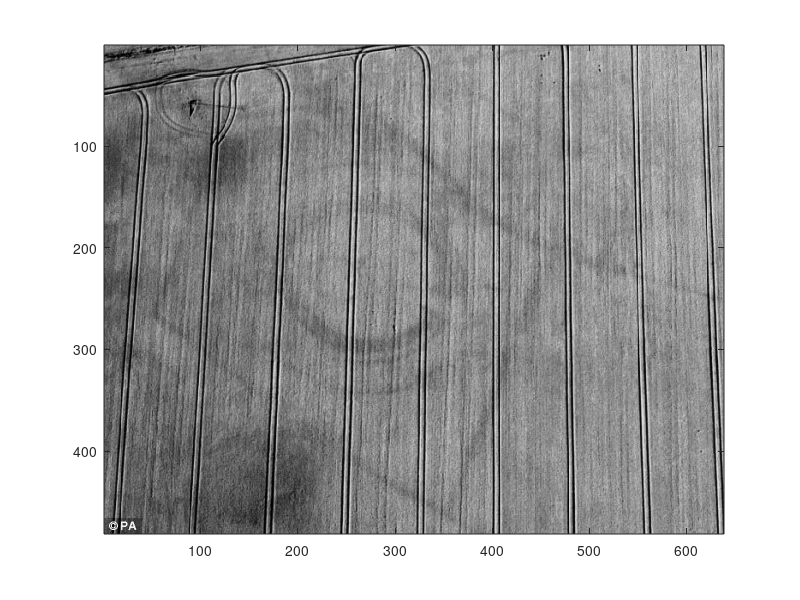
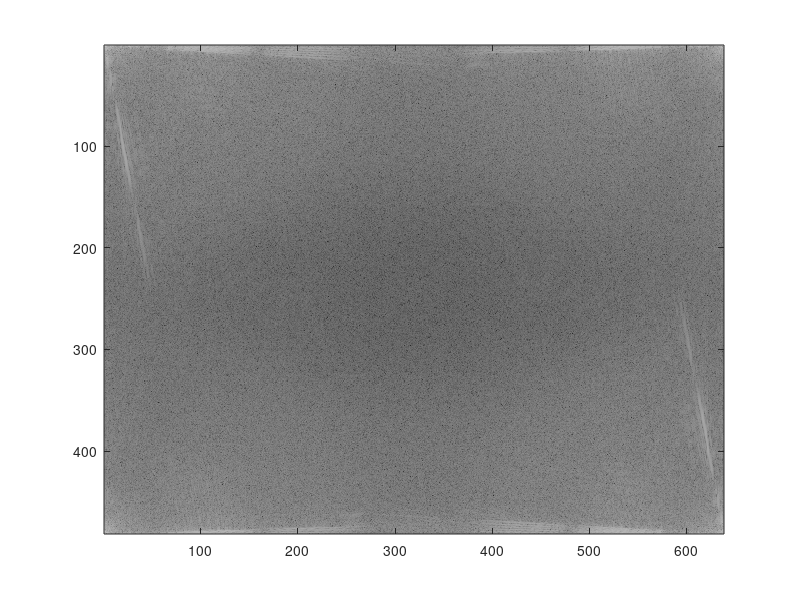

Write MATLAB code to recreate these figures, in order. (Note: this script raises an error after producing the figures.)
%colormap(gray(256));

load('archeology.mat');
figure();
colormap(gray(256));
image(archeology)

y = fft2(archeology);
figure();
colormap(gray(256));

mask = zeros(481,638);

image(256*log(abs(y))/max(max(log(abs(y)))));
colormap(gray(256));
mask = createMask3(mask,y,5);

mask = 1 - mask;

y2 = y.*mask;
z = ifft2(y2);
figure();
image(abs(z));
colormap(gray(256));
